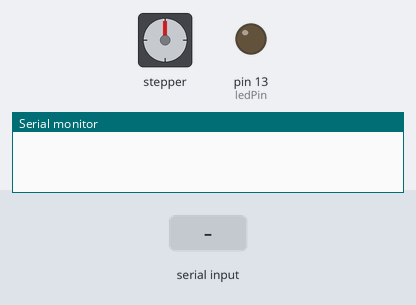
The sketch below on a simulated Arduino Uno, built with avr-gcc and run on an emulated ATmega328P. Shown: stepper motor, output pins drawn as LEDs (lit = HIGH), the last lines printed to the serial monitor. The inputs (shaded band) are chosen by the test bench. Stepper angles assume 200 steps per turn.

Above: at 1.2 s.
1.3 s: "a" received over Serial
At 1.67 s:
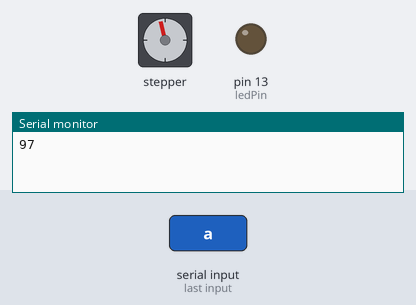
4.3 s: byte 110 (110) received over Serial
At 4.8 s:
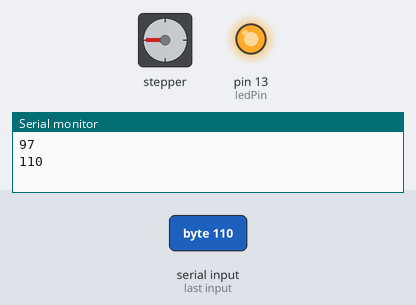
5.8 s: byte 109 (109) received over Serial
At 6.17 s:
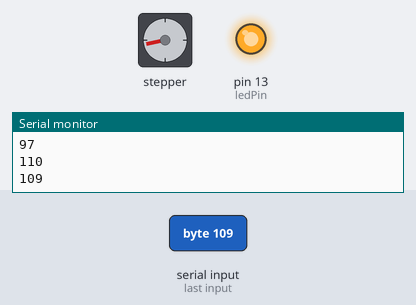
Timing chart, 0 to 28.3 s (numbered marks = the images above; inputs shaded):
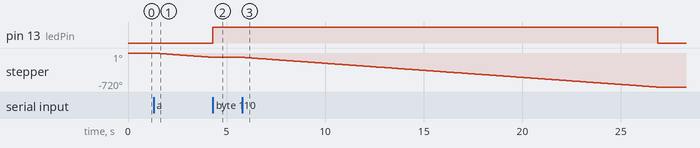

Measured:
- after the input at 1.3 s, stepper: keeps turning counter-clockwise at about 31°/s, starting at once
- after the input at 4.3 s, pin 13 (ledPin): LOW → HIGH at once
- after the input at 5.8 s, pin 13 (ledPin): HIGH → LOW after 21.1 s; stepper: turns 630° counter-clockwise in 21.0 s, starting at once

The sketch:

email_notifier.ino
```cpp
#include <Stepper.h> //call stepper library
#define STEPS 200 //the number of steps in one revolution

int ledPin = 13; // LED connected to digital pin 13
int val; // Value read from the serial port
int emailnumber = 1 ; //number of emails
int lastemailnumber = 0; //previous number of emails
//create instance of the stepper class,
//specifying the number of steps and the pins it's connected to
Stepper stepper(STEPS, 8, 9, 10, 11);

void setup()
{
 pinMode(ledPin, OUTPUT); // sets the LED digital pin as output
 Serial.begin(9600);
 Serial.flush();
 stepper.setSpeed(5); //set Stepper speed
}

void loop()
{
 // Read from serial port
 if (Serial.available())
 {
   val = Serial.read();
   Serial.println(val); //val will be the ASCii value of the letter

   //translate ASCii value of letters to number of emails
   if (val == 97)
   {
     emailnumber = 1;
   }
   if (val == 98)
   {
     emailnumber = 2;
   }
   if (val == 99)
   {
     emailnumber = 3;
   }
   if (val == 100)
   {
     emailnumber = 4;
   }
   if (val == 101)
   {
     emailnumber = 5;
   }
   if (val == 102)
   {
     emailnumber = 6;
   }
   if (val == 110)
   {
     emailnumber = 0;
   }
   if (val == 109)
   {
     emailnumber = 7;
   }
   //check against the previous email number
  if (emailnumber > lastemailnumber) //if there are more email
  {
     stepper.step(-50 * (emailnumber - lastemailnumber));
     digitalWrite(ledPin, LOW);
  }

  else if (emailnumber == lastemailnumber) //if it's the same amount
  {
    digitalWrite(ledPin, LOW); //keep the LED off, you can't eat the M&Ms
   }

  else if (emailnumber < lastemailnumber) //if it's less email
  {
    digitalWrite(ledPin, HIGH); //turn the LED on, to indicate you can eat the M&Ms
   }
 lastemailnumber = emailnumber;
 digitalWrite(8, LOW);
 digitalWrite(9, LOW);
 digitalWrite(10, LOW);
 digitalWrite(11, LOW);
 }
}
```
